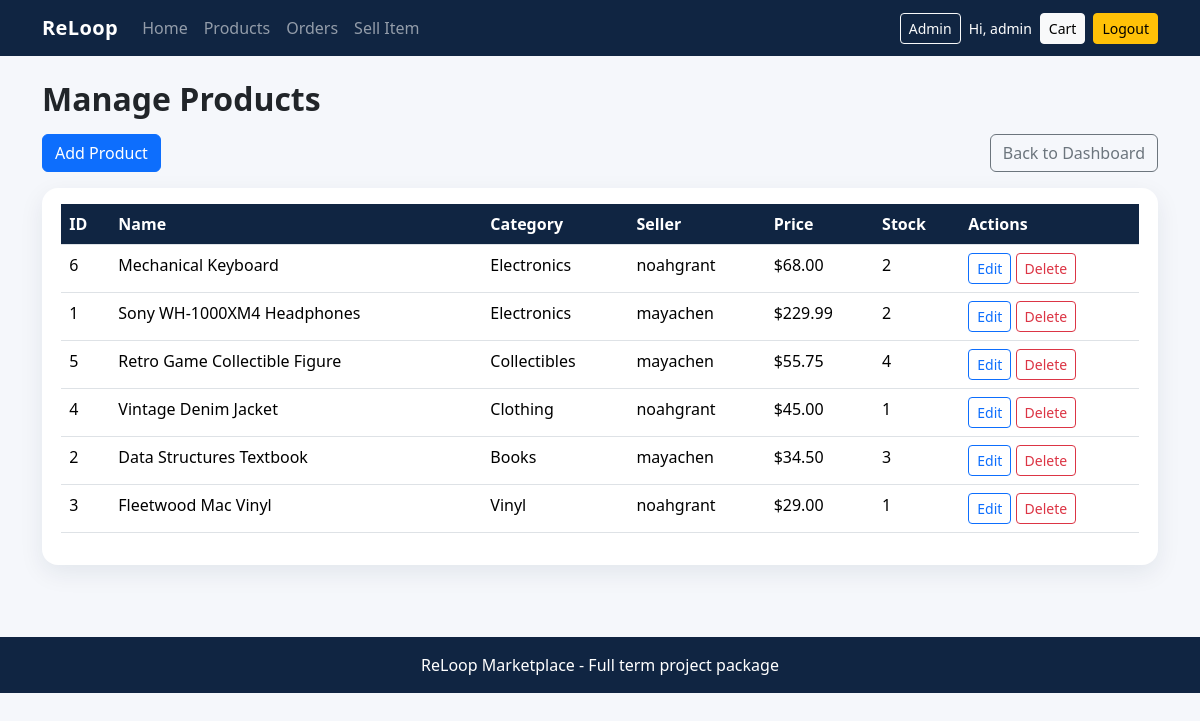
The page /products.php (signed in) on the database its author committed.
### tables this page shows
CREATE TABLE products (
  id INT AUTO_INCREMENT PRIMARY KEY,
  seller_id INT NOT NULL,
  category_id INT NOT NULL,
  name VARCHAR(150) NOT NULL,
  description TEXT NOT NULL,
  price DECIMAL(10,2) NOT NULL,
  image_url VARCHAR(255) NOT NULL,
  item_condition VARCHAR(50) NOT NULL,
  stock INT NOT NULL DEFAULT 1,
  created_at TIMESTAMP DEFAULT CURRENT_TIMESTAMP,
  FOREIGN KEY (seller_id) REFERENCES users(id),
  FOREIGN KEY (category_id) REFERENCES categories(id)
);

CREATE TABLE categories (
  id INT AUTO_INCREMENT PRIMARY KEY,
  category_name VARCHAR(100) NOT NULL UNIQUE
);

CREATE TABLE users (
  id INT AUTO_INCREMENT PRIMARY KEY,
  first_name VARCHAR(100) NOT NULL,
  last_name VARCHAR(100) NOT NULL,
  username VARCHAR(100) NOT NULL UNIQUE,
  email VARCHAR(150) NOT NULL UNIQUE,
  password_hash VARCHAR(255) NOT NULL,
  address VARCHAR(255) NOT NULL,
  city VARCHAR(100) NOT NULL,
  province VARCHAR(100) NOT NULL,
  is_admin TINYINT(1) NOT NULL DEFAULT 0,
  created_at TIMESTAMP DEFAULT CURRENT_TIMESTAMP
);

### helpers.php (called while the page is built)
<?php
function e($value) { return htmlspecialchars((string)$value, ENT_QUOTES, 'UTF-8'); }
?>

### products.php (the view, shortened to what this page needs)
<?php
require_once '../db/conn.php';
require_once '../includes/header.php';
$products = $conn->query("SELECT p.id, p.name, p.price, p.stock, c.category_name, u.username FROM products p JOIN categories c ON p.category_id=c.id JOIN users u ON p.seller_id=u.id ORDER BY p.created_at DESC");
?>
<h2 class="section-title">Manage Products</h2>
<div class="d-flex justify-content-between mb-3">
  <a href="add_product.php" class="btn btn-primary">Add Product</a>
  <a href="dashboard.php" class="btn btn-outline-secondary">Back to Dashboard</a>
</div>
<div class="panel">
  <table class="table">
    <thead><tr><th>ID</th><th>Name</th><th>Category</th><th>Seller</th><th>Price</th><th>Stock</th><th>Actions</th></tr></thead>
    <tbody>
      <?php while ($p = $products->fetch_assoc()): ?>
        <tr>
          <td><?php echo (int)$p['id']; ?></td>
          <td><?php echo e($p['name']); ?></td>
          <td><?php echo e($p['category_name']); ?></td>
          <td><?php echo e($p['username']); ?></td>
          <td>$<?php echo number_format((float)$p['price'],2); ?></td>
          <td><?php echo (int)$p['stock']; ?></td>
          <td>
            <a class="btn btn-sm btn-outline-primary" href="edit_product.php?id=<?php echo (int)$p['id']; ?>">Edit</a>
            <a class="btn btn-sm btn-outline-danger" href="delete_product.php?id=<?php echo (int)$p['id']; ?>" onclick="return confirm('Delete this product?');">Delete</a>
          </td>
        </tr>
      <?php endwhile; ?>
    </tbody>
  </table>
</div>
<?php require_once '../includes/footer.php'; ?>

### header.php (shortened to what this page needs)
<?php
require_once __DIR__ . '/helpers.php';
?>
<!DOCTYPE html>
<html lang="en">
<head>
  <link href="https://cdn.jsdelivr.net/npm/bootstrap@5.3.3/dist/css/bootstrap.min.css" rel="stylesheet">
  <link href="/ReLoop_Full_Marketplace/assets/css/style.css" rel="stylesheet">
</head>
<body>
<nav class="navbar navbar-expand-lg navbar-dark" style="background:#102542;">
  <div class="container">
    <a class="navbar-brand" href="/ReLoop_Full_Marketplace/index.php">ReLoop</a>
    <div class="collapse navbar-collapse" id="mainNav">
      <div class="navbar-nav me-auto">
        <a class="nav-link" href="/ReLoop_Full_Marketplace/index.php">Home</a>
        <a class="nav-link" href="/ReLoop_Full_Marketplace/products.php">Products</a>
        <a class="nav-link" href="/ReLoop_Full_Marketplace/order_history.php">Orders</a>
        <?php if (!empty($_SESSION['user_id'])): ?>
          <a class="nav-link" href="/ReLoop_Full_Marketplace/seller/add_product.php">Sell Item</a>
        <?php endif; ?>
      </div>
      <div class="d-flex gap-2">
        <?php if (!empty($_SESSION['user_id'])): ?>
          <?php if (!empty($_SESSION['is_admin'])): ?>
            <a class="btn btn-outline-light btn-sm" href="/ReLoop_Full_Marketplace/admin/dashboard.php">Admin</a>
          <?php endif; ?>
          <span class="text-white small align-self-center">Hi, <?php echo e($_SESSION['username'] ?? 'User'); ?></span>
          <a class="btn btn-light btn-sm" href="/ReLoop_Full_Marketplace/cart.php">Cart</a>
          <a class="btn btn-warning btn-sm" href="/ReLoop_Full_Marketplace/logout.php">Logout</a>
        <?php else: ?>
          <a class="btn btn-outline-light btn-sm" href="/ReLoop_Full_Marketplace/login.php">Login</a>
          <a class="btn btn-warning btn-sm" href="/ReLoop_Full_Marketplace/register.php">Register</a>
        <?php endif; ?>
      </div>
    </div>
  </div>
</nav>
<div class="container py-4">

### footer.php (shortened to what this page needs)
</div>
<footer class="footer">
  <div class="container text-center">ReLoop Marketplace - Full term project package</div>
</footer>
</body>
</html>

### style.css (style rules this page uses)
body { background:#f5f7fb;min-height:100vh }
.navbar-brand { font-weight:700;letter-spacing:.4px }
.section-title { font-weight:700;margin-bottom:1rem }
.panel { background:#fff;border-radius:16px;padding:1rem 1.2rem;box-shadow:0 8px 24px rgba(16,37,66,.08) }
.footer { margin-top:3rem;background:#102542;color:#fff;padding:1rem 0 }
.table thead th { background:#102542;color:#fff }

### rows shown on the page
products: id "6", name "Mechanical Keyboard", category.category_name "Electronics", seller.username "noahgrant", price "68.00", stock "2"
products: id "1", name "Sony WH-1000XM4 Headphones", category.category_name "Electronics", seller.username "mayachen", price "229.99", stock "2"
products: id "5", name "Retro Game Collectible Figure", category.category_name "Collectibles", seller.username "mayachen", price "55.75", stock "4"
products: id "4", name "Vintage Denim Jacket", category.category_name "Clothing", seller.username "noahgrant", price "45.00", stock "1"
products: id "2", name "Data Structures Textbook", category.category_name "Books", seller.username "mayachen", price "34.50", stock "3"
products: id "3", name "Fleetwood Mac Vinyl", category.category_name "Vinyl", seller.username "noahgrant", price "29.00", stock "1"

### other values the page prints
$_SESSION['username'] "admin"
